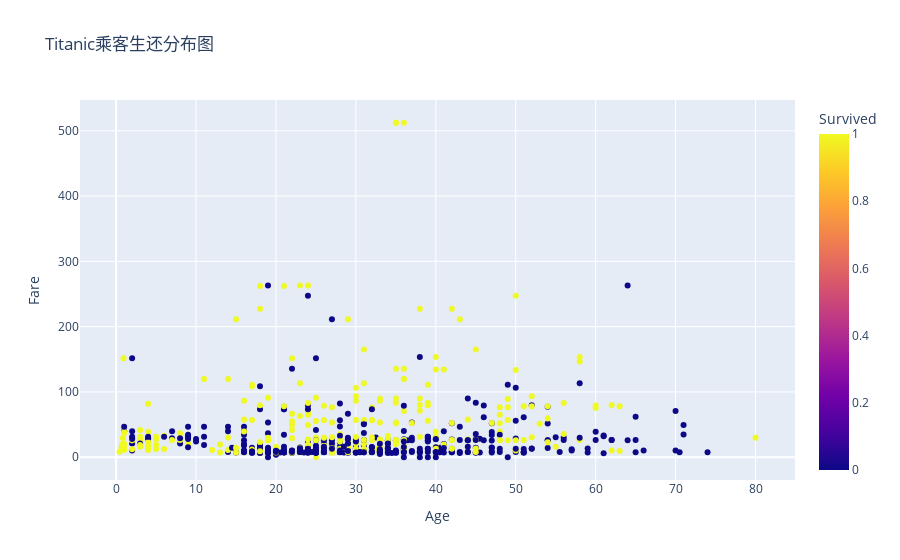

Notebook code cell kept with this figure:
### Code cell
#对一些类别数据使用plotly来进行简单的可视化
fig = px.scatter(train_data, x="Age", y="Fare", color="Survived", 
                 hover_data=['Sex', 'Pclass'],
                 title="Titanic乘客生还分布图")
 
fig.show()

### Figure 1 — Plotly figure (JSON) as saved in the notebook; plotly's stock layout.template omitted (floating-point values rounded to 4 significant figures; data arrays with more than 128 entries replaced by an {"elided": "..."} marker saying what was removed)
{"data": [{"customdata": {"elided": "891x2 mixed values"}, "hovertemplate": "Age=%{x}<br>Fare=%{y}<br>Sex=%{customdata[0]}<br>Pclass=%{customdata[1]}<br>Survived=%{marker.color}<extra></extra>", "legendgroup": "", "marker": {"color": {"elided": "891 int values"}, "coloraxis": "coloraxis", "symbol": "circle"}, "mode": "markers", "name": "", "orientation": "v", "showlegend": false, "x": {"elided": "891 float values"}, "xaxis": "x", "y": {"elided": "891 float values"}, "yaxis": "y", "type": "scatter"}], "layout": {"xaxis": {"anchor": "y", "domain": [0.0, 1.0], "title": {"text": "Age"}}, "yaxis": {"anchor": "x", "domain": [0.0, 1.0], "title": {"text": "Fare"}}, "coloraxis": {"colorbar": {"title": {"text": "Survived"}}, "colorscale": [[0.0, "#0d0887"], [0.1111, "#46039f"], [0.2222, "#7201a8"], [0.3333, "#9c179e"], [0.4444, "#bd3786"], [0.5556, "#d8576b"], [0.6667, "#ed7953"], [0.7778, "#fb9f3a"], [0.8889, "#fdca26"], [1.0, "#f0f921"]]}, "legend": {"tracegroupgap": 0}, "title": {"text": "Titanic乘客生还分布图"}}}
